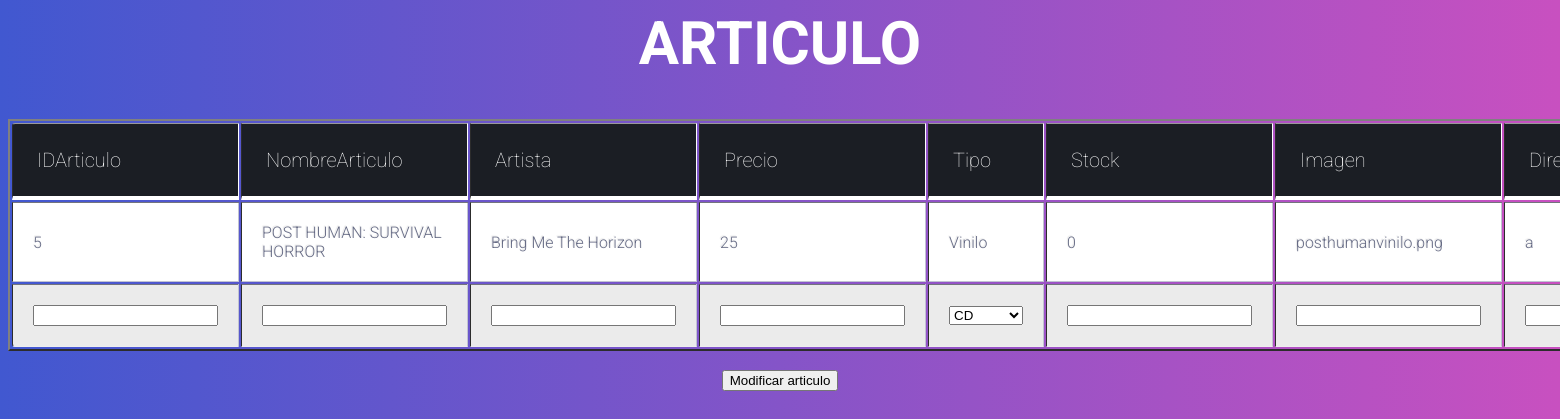
/gestor/articulos/editararticulo.php?p=5, run on the app's committed database.
### tables this page shows
CREATE TABLE `articulo` (
  `IDArticulo` int(10) NOT NULL,
  `NombreArticulo` varchar(30) NOT NULL,
  `Artista` varchar(50) NOT NULL,
  `Descripcion` text NOT NULL,
  `Precio` float NOT NULL,
  `Tipo` enum('CD','Vinilo','Digital','Merchan') NOT NULL,
  `Stock` int(6) NOT NULL,
  `Imagen` varchar(100) NOT NULL,
  `video` text NOT NULL
);

### gestor/articulos/editararticulo.php (the view, shortened to what this page needs)
<?php
require '../../servicios/_conexion.php';
$p =  $_GET["p"];
$sql = "SELECT * FROM articulo WHERE (IDArticulo = $p)";
    $resultado = $conexion->query($sql);
echo "<center><h1>ARTICULO</h1>";
echo "<form action='editararticulopost.php' method='POST'>";
echo "<center><table border=2><tr><th>IDArticulo</th> <th>NombreArticulo</th><th>Artista</th><th>Precio</th><th>Tipo</th><th>Stock</th><th>Imagen</th><th>Direccion Video</th></tr>";
echo '  <link rel="stylesheet" type="text/css" href="../../css/gestoradmin.css">';
while($registro = $resultado->fetch_assoc()){
        echo "<tr>" ;
        echo "<td>".$registro['IDArticulo']."</td>";
        echo "<td>".$registro['NombreArticulo']."</td>";
        echo "<td>".$registro['Artista']."</td>";
        echo "<td>".$registro['Precio']."</td>";
        echo "<td>".$registro['Tipo']."</td>";
        echo "<td>".$registro['Stock']."</td>";
        echo "<td>".$registro['Imagen']."</td>";
        echo "<td>".$registro['video']."</td>";
        echo "</tr>";
};
        echo "<tr>" ;
        echo '<td><input type="text" name="idarticulo" class="form-input" required/></td>';
        echo '<td><input type="text" name="nombrearticulo" class="form-input" required/></td>';
        echo '<td><input type="text" name="artista" class="form-input" required/></td>';
        echo '<td><input type="float" name="precio" class="form-input" required/></td>';
        echo '<td><SELECT input type="text" class="form-input" required NAME="tipo">
        <OPTION VALUE="CD" SELECTED>CD
        <OPTION VALUE="Vinilo">Vinilo
        <OPTION VALUE="Digital">Digital
        <OPTION VALUE="Merchan">Merchan
        </SELECT></td>';
        echo '<td><input type="int" name="stock" class="form-input" required/></td>';
        echo '<td><input type="text" name="imagen" class="form-input" required/></td>';
        echo '<td><input type="text" name="video" class="form-input" required/></td>';
        echo "</tr>";
echo "</table>";
echo "<br>";
echo'<center> <input class="form-btn" name="submit" class="aaaaboton" type="submit" value="Modificar articulo" /></center>';
echo '</form>';
echo "<br>";

### css/gestoradmin.css (style rules this page uses)
h1 { color: #ffffff; font-family: "Roboto", helvetica, arial, sans-serif; font-size: 60px; }
th { color: #ffffff; ; background: #1b1e24; border-bottom: 4px solid #ffffff; border-right: 1px solid #ffffff; font-size: 20px; font-weight: 100; padding: 24px; text-align: left; text-shadow: 0 1px 1px rgba(0, 0, 0, 0.1); vertical-align: middle; }
th:first-child { border-top-left-radius: 3px; }
th:last-child { border-top-right-radius: 3px; border-right: none; }
table { width: auto; height: auto; }
tr { border-top: 1px solid #C1C3D1; border-bottom: 1px solid #C1C3D1; color: #666B85; font-size: 16px; font-weight: normal; text-shadow: 0 1px 1px rgba(256, 256, 256, 0.1); }
tr:first-child { border-top: none; }
tr:last-child { border-bottom: none; }
tr:nth-child(odd) td { background: #EBEBEB; }
tr:last-child td:first-child { border-bottom-left-radius: 3px; }
tr:last-child td:last-child { border-bottom-right-radius: 3px; }
td { font-weight: 300px; background: #FFFFFF; padding: 20px; text-align: left; vertical-align: middle; font-weight: 300; font-size: 16px; text-shadow: -1px -1px 1px rgba(0, 0, 0, 0.1); border-right: 1px solid #C1C3D1; }
td:last-child { border-right: 0px; }

### data on the page
articulo: IDArticulo "5", NombreArticulo "POST HUMAN: SURVIVAL HORROR", Artista "Bring Me The Horizon", Precio "25", Tipo "Vinilo", Stock "0", Imagen "posthumanvinilo.png", video "a"
